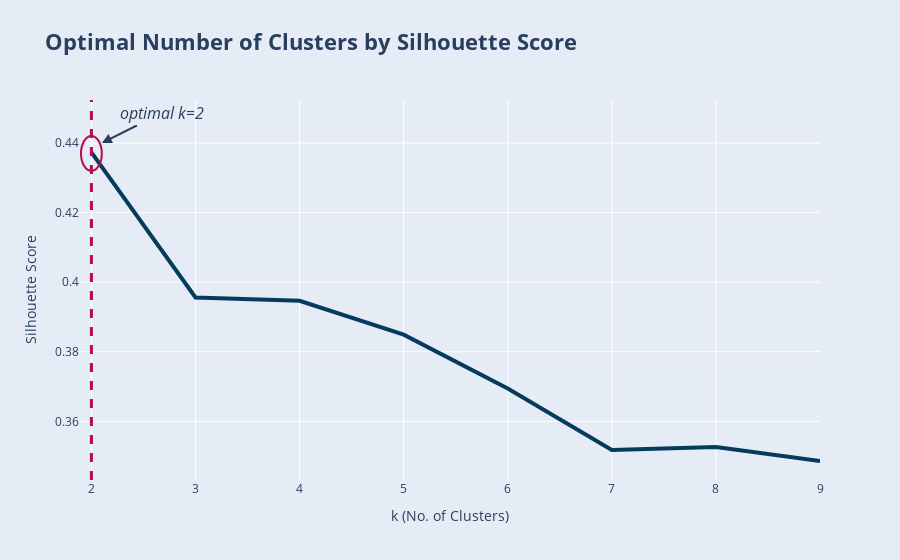

Source (notebook cell):
### Code cell
#plotting silhouette score
fig = px.line(x=K, y=silhouette,
              title='<b>Optimal Number of Clusters by Silhouette Score</b>',
              color_discrete_sequence=['rgb(5, 60, 94)'])

fig.update_traces(line_width=4)

fig.update_layout(paper_bgcolor='rgb(229, 236, 246)',title_font_size=22,
                  xaxis_title='k (No. of Clusters)',
                  yaxis_title='Silhouette Score')

fig.add_vline(x=2, line_width=3, line_dash='dash', line_color='rgb(183, 9, 76)')

fig.add_annotation(x=2.1, y=0.44, text='<i>optimal k=2</i>', font_size=16,
                   showarrow=True, ax=60, ay=-30, arrowhead=2, arrowsize=1,
                   arrowwidth=2)

fig.add_shape(type='circle', xref='x', yref='y',
    x0=1.9, y0=0.432, x1=2.1,y1=0.442,
    line_color='rgb(183, 9, 76)')

fig.show()

### Figure 1 — Plotly figure (JSON) as saved in the notebook; plotly's stock layout.template omitted (floating-point values rounded to 4 significant figures)
{"data": [{"hovertemplate": "x=%{x}<br>y=%{y}<extra></extra>", "legendgroup": "", "line": {"color": "rgb(5, 60, 94)", "dash": "solid", "width": 4}, "marker": {"symbol": "circle"}, "mode": "lines", "name": "", "orientation": "v", "showlegend": false, "type": "scatter", "x": [2, 3, 4, 5, 6, 7, 8, 9], "xaxis": "x", "y": [0.4373, 0.3956, 0.3947, 0.3849, 0.3695, 0.3518, 0.3526, 0.3486], "yaxis": "y"}], "layout": {"annotations": [{"arrowhead": 2, "arrowsize": 1, "arrowwidth": 2, "ax": 60, "ay": -30, "font": {"size": 16}, "showarrow": true, "text": "<i>optimal k=2</i>", "x": 2.1, "y": 0.44}], "legend": {"tracegroupgap": 0}, "paper_bgcolor": "rgb(229, 236, 246)", "shapes": [{"line": {"color": "rgb(183, 9, 76)", "dash": "dash", "width": 3}, "type": "line", "x0": 2, "x1": 2, "xref": "x", "y0": 0, "y1": 1, "yref": "y domain"}, {"line": {"color": "rgb(183, 9, 76)"}, "type": "circle", "x0": 1.9, "x1": 2.1, "xref": "x", "y0": 0.432, "y1": 0.442, "yref": "y"}], "title": {"font": {"size": 22}, "text": "<b>Optimal Number of Clusters by Silhouette Score</b>"}, "xaxis": {"anchor": "y", "domain": [0, 1], "title": {"text": "k (No. of Clusters)"}}, "yaxis": {"anchor": "x", "domain": [0, 1], "title": {"text": "Silhouette Score"}}}}
